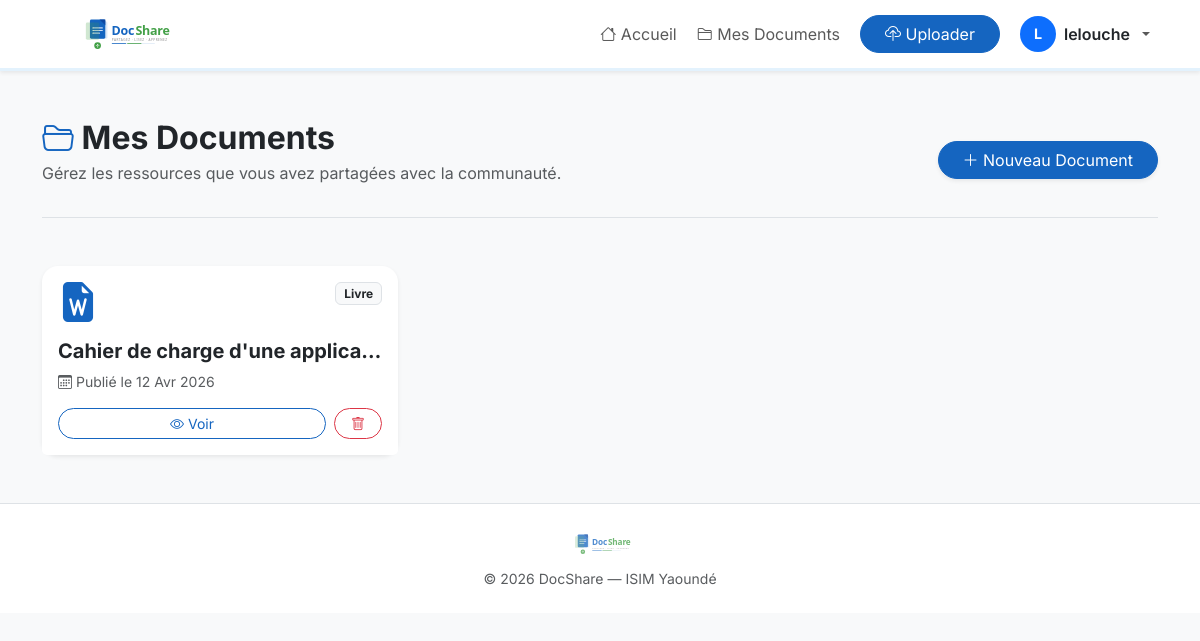
The page /mes-documents/ (signed in) on the database its author committed.
### core/models.py (models this page shows, shortened)
class Document(models.Model):
    titre = models.CharField(max_length=255)
    description = models.TextField(blank=True)
    fichier = models.FileField(upload_to='documents/')
    categorie = models.CharField(max_length=100)
    auteur = models.ForeignKey(User, on_delete=models.CASCADE)
    date_upload = models.DateTimeField(auto_now_add=True)

### core/views.py (the view)
# urls.py: path('mes-documents/', views.mes_documents, name='mes_documents'),
@login_required(login_url='login')
def mes_documents(request):
    documents = Document.objects.filter(auteur=request.user).order_by('-date_upload')
    paginator = Paginator(documents, 12)
    page_num = request.GET.get('page', 1)
    documents_page = paginator.get_page(page_num)
    return render(request, 'core/mes_documents.html', {
        'documents': documents_page,
        'categories': CATEGORIES,
    })

### core/templates/core/mes_documents.html (shortened to what this page needs)
{% extends 'core/base.html' %}
{% load static %}
{% block content %}
<div class="container my-5 fade-in">
    <div class="d-flex flex-column flex-md-row justify-content-between align-items-md-center mb-4 pb-3 border-bottom">
        <div>
            <h2 class="fw-bold text-dark mb-0"><i class="bi bi-folder2-open text-primary"></i> Mes Documents</h2>
            <p class="text-muted mt-1">Gérez les ressources que vous avez partagées avec la communauté.</p>
        </div>
        <div class="mt-3 mt-md-0">
            <a href="{% url 'uploader_document' %}" class="btn btn-primary rounded-pill px-4 shadow-sm">
                <i class="bi bi-plus-lg"></i> Nouveau Document
            </a>
        </div>
    </div>
    <div class="row g-4 mt-2">
        {% for doc in documents %}
        <div class="col-md-6 col-lg-4">
            <div class="card h-100 shadow-sm border-0 rounded-4 doc-card-hover">
                <div class="card-body">
                    <div class="d-flex justify-content-between align-items-start mb-3">
                        <div class="text-primary" style="font-size: 2.5rem; line-height: 1;">
                            {% if '.pdf' in doc.fichier.name|lower %}
                                <i class="bi bi-file-earmark-pdf-fill text-danger"></i>
                            {% elif '.doc' in doc.fichier.name|lower %}
                                <i class="bi bi-file-earmark-word-fill text-primary"></i>
                            {% else %}
                                <i class="bi bi-file-earmark-text-fill text-secondary"></i>
                            {% endif %}
                        </div>
                        <span class="badge bg-light text-dark border">{{ doc.categorie }}</span>
                    </div>
                    <h5 class="card-title fw-bold text-truncate" title="{{ doc.titre }}">{{ doc.titre }}</h5>
                    <p class="card-text text-muted small mb-0"><i class="bi bi-calendar3"></i> Publié le {{ doc.date_upload|date:"d M Y" }}</p>
                </div>
                <div class="card-footer bg-white border-top-0 pt-0 d-flex justify-content-between gap-2 pb-3">
                    <a href="{% url 'lire_document' doc.id %}" class="btn btn-outline-primary btn-sm flex-grow-1 rounded-pill">
                        <i class="bi bi-eye"></i> Voir
                    </a>
                    <a href="{% url 'supprimer_document' doc.id %}" class="btn btn-outline-danger btn-sm rounded-pill px-3" title="Supprimer">
                        <i class="bi bi-trash"></i>
                    </a>
                </div>
            </div>
        </div>
        {% endfor %}
    </div>
</div>
{% endblock %}

### core/templates/core/base.html (shortened to what this page needs)
{% load static %}
<!DOCTYPE html>
<html lang="fr">
<head>
    <link href="https://cdn.jsdelivr.net/npm/bootstrap@5.3.2/dist/css/bootstrap.min.css" rel="stylesheet">
    <link rel="stylesheet" href="https://cdn.jsdelivr.net/npm/bootstrap-icons@1.11.1/font/bootstrap-icons.css">
    <link rel="stylesheet" href="{% static 'css/home.css' %}">
</head>
<body>
    <nav class="navbar navbar-expand-lg navbar-light bg-white shadow-sm sticky-top">
        <div class="container">
            <a class="navbar-brand p-0" href="{% url 'home' %}">
                <img src="{% static 'images/docshare_logo.svg' %}" alt="DocShare" height="50">
            </a>
            <div class="collapse navbar-collapse justify-content-end" id="navbarNav">
                <ul class="navbar-nav align-items-center gap-1">
                    <li class="nav-item">
                        <a class="nav-link" href="{% url 'home' %}"><i class="bi bi-house"></i> Accueil</a>
                    </li>
                    {% if user.is_authenticated %}
                    <li class="nav-item">
                        <a class="nav-link" href="{% url 'mes_documents' %}"><i class="bi bi-folder2"></i> Mes
                            Documents</a>
                    </li>
                    <li class="nav-item">
                        <a class="btn btn-primary rounded-pill px-4 ms-2" href="{% url 'uploader_document' %}">
                            <i class="bi bi-cloud-upload"></i> Uploader
                        </a>
                    </li>
                    <li class="nav-item dropdown ms-2">
                        <a class="nav-link dropdown-toggle d-flex align-items-center gap-2" href="#" id="userDropdown"
                            role="button" data-bs-toggle="dropdown" aria-expanded="false">
                            <span
                                class="bg-primary text-white rounded-circle d-flex align-items-center justify-content-center fw-bold"
                                style="width:36px;height:36px;font-size:0.9rem;">
                                {{ user.username|slice:":1"|upper }}
                            </span>
                            <span class="fw-semibold text-dark">{{ user.username }}</span>
                        </a>
                    </li>
                    {% endif %}
                </ul>
            </div>
        </div>
    </nav>
    {% block content %}{% endblock %}
    <footer class="bg-white text-center py-4 mt-5 border-top">
        <div class="container">
            <img src="{% static 'images/docshare_logo.svg' %}" alt="DocShare" height="32" class="mb-2 opacity-75">
            <p class="mb-0 text-muted small">© 2026 DocShare — ISIM Yaoundé</p>
        </div>
    </footer>
</body>
</html>

### static/css/home.css (style rules this page uses)
:root { --primary: #1565C0; --primary-dark: #0D47A1; --primary-light: #E3F2FD; --accent: #43A047; --accent-dark: #2E7D32; --accent-light: #E8F5E9; --text: #212529; --text-muted: #6c757d; --bg: #f8f9fa; --white: #ffffff; --border: #dee2e6; --radius: 10px; }
body { font-family: 'Segoe UI', Tahoma, Geneva, Verdana, sans-serif; background-color: var(--bg); color: var(--text); }
.navbar { border-bottom: 3px solid var(--primary-light); }
.navbar-brand img { height: 48px; width: auto; }
.btn-primary { background-color: var(--primary) !important; border-color: var(--primary) !important; }
.btn-outline-primary { color: var(--primary) !important; border-color: var(--primary) !important; }
.text-primary { color: var(--primary) !important; }
a { color: var(--primary); }

### core/templates/core/base.html (style rules this page uses)
body { font-family: 'Inter', 'Segoe UI', sans-serif; background-color: #f8f9fa; }
.fade-in { opacity: 0; transform: translateY(20px); transition: opacity 0.6s ease-out, transform 0.6s ease-out; }
.fade-in.visible { opacity: 1; transform: translateY(0); }

### core/templates/core/mes_documents.html (style rules this page uses)
.doc-card-hover { transition: transform 0.2s ease, box-shadow 0.2s ease; }

### rows shown on the page
Document: categorie "Livre", titre "Cahier de charge d'une applica…", date_upload "12 Avr 2026"

### other values the page prints
{{ user.username|slice:":1"|upper }} "L"
{{ user.username }} "lelouche"
